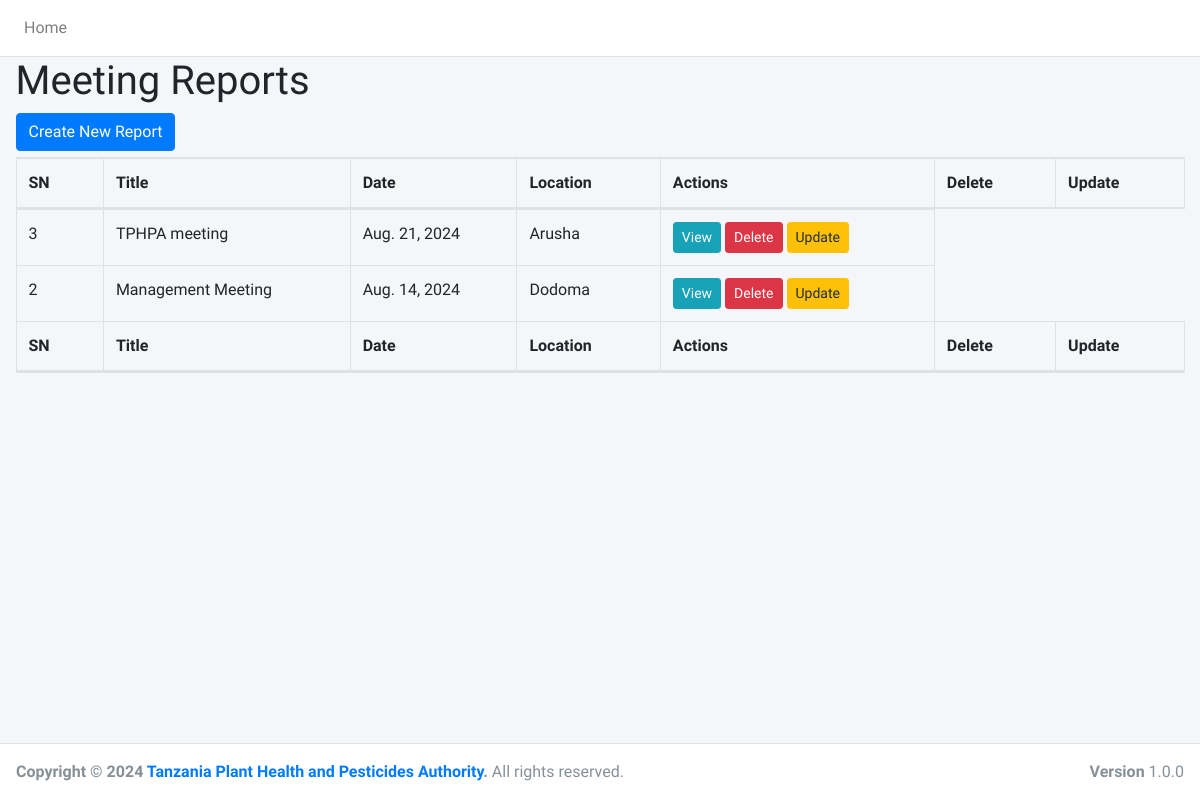
Screenshot of /meetings/ with the database file from the repository.
### Meetings/models.py (models this page shows, shortened)
class MeetingReport(models.Model):
    meeting_date = models.DateField()
    meeting_time_start = models.TimeField()
    meeting_time_end = models.TimeField()
    location = models.CharField(max_length=255)
    title = models.CharField(max_length=255)
    organizer = models.CharField(max_length=255)
    attendees = models.TextField()  # Store attendees as a list or comma-separated values
    agenda_items = models.TextField()
    presenter_lead = models.TextField()
    key_points_discussed = models.TextField()
    decisions_made = models.TextField()
    additional_notes = models.TextField(blank=True, null=True)

### Meetings/views.py (the view)
# urls.py: path('', views.meeting_report_list, name='meeting_report_list'),
def meeting_report_list(request):
    reports = MeetingReport.objects.all().order_by('-meeting_date')
    return render(request, 'Meetings/meeting_report_list.html', {'reports': reports})

### Meetings/Templates/Meetings/meeting_report_list.html (shortened to what this page needs)
{% extends 'Meetings/base.html' %}
{% block content %}
  <h1>Meeting Reports</h1>
  <a href="{% url 'meeting_report_create' %}" class="btn btn-primary">Create New Report</a>
  <table class="table table-bordered" id="reporting_list">
    <thead>
      <tr>
        <th>SN</th>
        <th>Title</th>
        <th>Date</th>
        <th>Location</th>
        <th>Actions</th>
        <th>Delete</th>
        <th>Update</th>
      </tr>
    </thead>
    <tbody>
      {% for report in reports %}
        <tr>
          <td>{{ report.id }}</td>
          <td>{{ report.title }}</td>
          <td>{{ report.meeting_date }}</td>
          <td>{{ report.location }}</td>
          <td><a href="{% url 'meeting_report_detail' report.pk %}" class="btn btn-info btn-sm">View</a>
          <a href="{% url 'delete_meeting_report' report.pk %}" class="btn btn-danger btn-sm">Delete</a>
          <a href="{% url 'update_meeting_report' report.pk %}" class="btn btn-warning btn-sm">Update</a></td>
        </tr>
      {% endfor %}
    </tbody>
    <thead>
      <tr>
        <th>SN</th>
        <th>Title</th>
        <th>Date</th>
        <th>Location</th>
        <th>Actions</th>
        <th>Delete</th>
        <th>Update</th>
      </tr>
    </thead>
  </table>
{% endblock %}

### rows the page displays
MeetingReport: id "3", title "TPHPA meeting", meeting_date "Aug. 21, 2024", location "Arusha"
MeetingReport: id "2", title "Management Meeting", meeting_date "Aug. 14, 2024", location "Dodoma"
